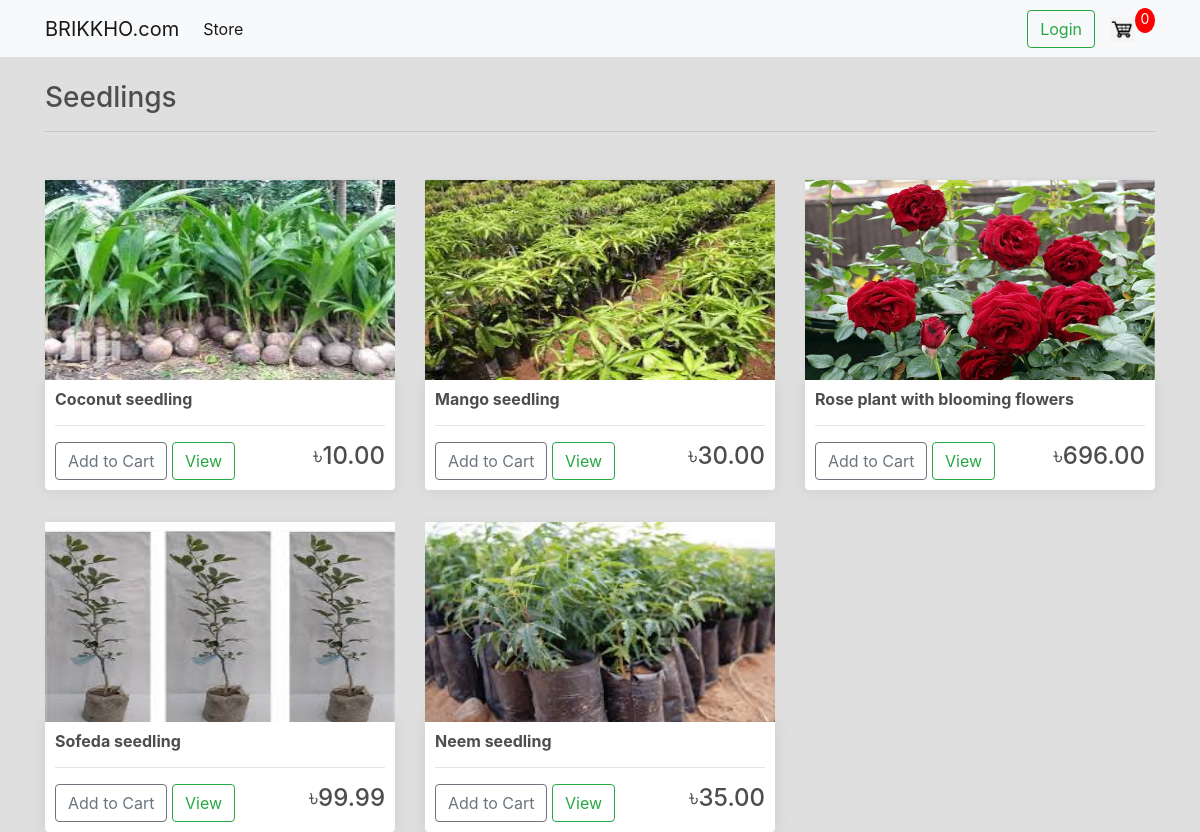
The page /plants/ on the database its author committed.
### store/models.py (models this page shows, shortened)
class Product(models.Model):
    name = models.CharField(max_length=256, null=True)
    price = models.FloatField()
    digital = models.BooleanField(default=False, null=True, blank=False)
    image = models.ImageField(null=True, blank=True)
    product_id = models.CharField(max_length=7, null=True)
    @property
    def imageURL(self):
        try:
            url = self.image.url
        except:
            url = ''
        return url

### store/views.py (the view)
# urls.py: path('plants/', views.plants, name='plants'),
def plants(request):
    data = cartData(request)
    cartItems = data['cartItems']
    products = Product.objects.all()
    context = {
        'products': products,
        'cartItems': cartItems,
    }
    return render(request, 'store/plants.html', context)

### store/utils.py (called while the page is built, shortened)
def cookieCart(request):
	try:
		cart = json.loads(request.COOKIES['cart'])
	except:
		cart = {}
		print('CART:', cart)
	items = []
	order = {'get_cart_total':0, 'get_cart_items':0, 'shipping':False}
	cartItems = order['get_cart_items']
	return {
        'cartItems': cartItems,
        'order': order,
        'items' :items
    }

def cartData(request):
    if request.user.is_authenticated:
        customer = request.user.customer
        order, created = Order.objects.get_or_create(customer=customer, complete=False)
        items = order.orderitem_set.all()
        cartItems = order.get_cart_items
    else:
        cookieDate = cookieCart(request)
        cartItems = cookieDate['cartItems']
        order = cookieDate['order']
        items = cookieDate['items']
    return {
        'cartItems': cartItems,
        'order': order,
        'items' :items
    }

### store/templates/store/plants.html
{% extends 'store/base.html' %}
{% load static %}
{% block content %}
    <h3>Seedlings</h3>
    <hr>
    <div class="row">
        {% for product in products %}
            {% if product.product_id == 'Pl' %}
                <div class="col-lg-4" style="margin-top: 2rem;">
                    <img class="thumbnail" src="{{ product.imageURL }}" alt="">
                    <div class="box-element product">
                        <h6><strong>{{ product.name }}</strong></h6>
                        <hr>
                        <button data-product="{{ product.id }}" data-action="add" class="btn btn-outline-secondary add-btn update-cart">
                            Add to Cart
                        </button>
                        <a class="btn btn-outline-success" href="#">View</a>
                        <h4 style="display: inline-block; float: right;">&#x9f3;{{ product.price|floatformat:2 }}</h4>
                    </div>
                </div>
            {% endif %}
        {% endfor %}
    </div>
{% endblock content %}

### static/css/main.css (style rules this page uses)
body { background-color: #dfdfdf; }
h1,h2,h3,h4,h5,h6 { color:hsl(0, 0%, 30%); }
.box-element { box-shadow:hsl(0, 0%, 80%) 0 0 16px; background-color: #fff; border-radius: 4px; padding: 10px; }
.thumbnail { width: 100%; height: 200px; -webkit-box-shadow: -1px -3px 5px -2px rgba(214,214,214,1); -moz-box-shadow: -1px -3px 5px -2px rgba(214,214,214,1); box-shadow: -1px -3px 5px -2px rgba(214,214,214,1); }
.product { border-radius: 0 0 4px 4px; }
.col-lg-4, .col-lg-6, .col-lg-8, .col-lg-12 { margin-top: 10px; }

### rows shown on the page
Product: imageURL (picture), name "Coconut seedling", price "10.00"
Product: imageURL (picture), name "Mango seedling", price "30.00"
Product: imageURL (picture), name "Rose plant with blooming flowers", price "696.00"
Product: imageURL (picture), name "Sofeda seedling", price "99.99"
Product: imageURL (picture), name "Neem seedling", price "35.00"

### other values the page prints
{{ cartItems }} "0"
